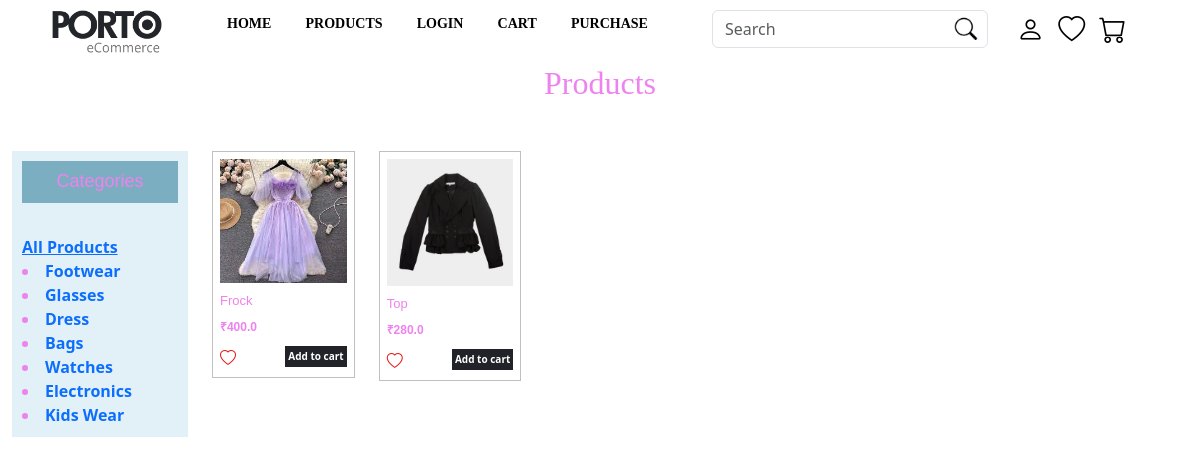
/products/5, run on the app's committed database.
### pages/models.py (models this page shows, shortened)
class Category(models.Model):
    cat_name=models.CharField(max_length=255)
    cat_image=models.ImageField(null=True,upload_to='uploads')
    cat_pro_count=models.IntegerField()

class Product(models.Model): #uploaded product details are shown in this model
    product_name=models.CharField(max_length=255)
    product_price=models.FloatField()
    product_image=models.CharField(max_length=255)
    product_desc=models.CharField(null=True,max_length=400)
    product_cat=models.IntegerField(null=True)

### pages/views.py (the view)
# urls.py: path('products/<int:id>',views.viewproducts,name='products'),
def viewproducts(request,id):
    cats = Category.objects.all()
    if id==0:
        products = Product.objects.all().order_by('-id').values()
    else:
        products = Product.objects.filter(product_cat=id).order_by('-id').values()
    context = {
        'products' : products,
        'cats' : cats
    }
    template = loader.get_template('viewproducts.html')
    return HttpResponse(template.render(context,request))

### pages/templates/viewproducts.html (shortened to what this page needs)
{% extends 'master.html' %}
{% load static %}
{% block content %}
<section>
    <h2 class="prohead">Products</h2> <br>
    <div class="container-fluid">
        <div class="row">
            <div class="col-sm-2">
                <div class="cats">
                        <h2 class="cathead">Categories</h2> <br>
                        <a href="/products/0">All Products</a>
                        {% for x in cats %}
                            <li><a href="/products/{{x.id}}" style="text-decoration: none;">{{ x.cat_name }}</a></li>
                        {% endfor %}
                </div>
            </div>
            <div class="col-sm-10">
                <div class="row">
                    {% for x in products %}
                    <div class="col-sm-2">
                        <div class="proimg">
                            <img src="{% static 'uploads/' %}{{x.product_image}}" alt="" width="100%">
                            <h6 class="head">{{ x.product_name }}</h6>
                            <span>
                                <p class="price1">₹{{ x.product_price }}</p>
                            </span>
                                    <div class="row">
                                        <div class="col-sm-3">
                                            <a href="/addtowish/{{x.id}}"><i class="bi-heart" style=" cursor: pointer; color: rgb(231, 19, 19);  "></i></a>
                                        </div>
                                        <div class="col-sm-9">
                                            <a href="/addtocart/{{x.id}}" class="cart" style="padding: 3px;font-size: 10px;">Add to cart</a>
                                        </div>
                                    </div>
                        </div>
                    </div>
                    {% endfor %}
                </div>
            </div>
        </div>
    </div>
</section>
{% endblock %}

### pages/static/shopping.css (style rules this page uses)
.head { margin: 10px 0px 10px 0px; font-size: 13px; font-family: sans-serif; }
.price1 { margin: 10px 0px 10px 0px; font-family: sans-serif; font-size: 12px; font-weight: bold; }
.prohead { margin: 0px 0px 25px 0px; text-align: center; font-family:Cambria, Cochin, Georgia, Times, 'Times New Roman', serif; }
.proimg { margin-bottom: 30px; border:1px solid #c0c0c2; padding: 7px; }
.cart { font-size:12px; text-decoration: none; background-color: #222329; color: #fff; float: right; }
.cathead { background-color:rgb(123, 174, 192); text-align: center; font-size: 18px; font-family:'Franklin Gothic Medium', 'Arial Narrow', Arial, sans-serif; padding: 10px 0px; }
.cats { background-color:rgb(225, 241, 247); padding: 10px 10px 10px 10px ; }

### mystaticfiles/myglobal.css (style rules this page uses)
body { color:violet; font-weight: bold; }

### data on the page
Category: cat_name "Footwear"
Category: cat_name "Glasses"
Category: cat_name "Dress"
Category: cat_name "Bags"
Category: cat_name "Watches"
Category: cat_name "Electronics"
Category: cat_name "Kids Wear"
Product: product_image (picture), product_name "Frock", product_price "400.0"
Product: product_image (picture), product_name "Top", product_price "280.0"
